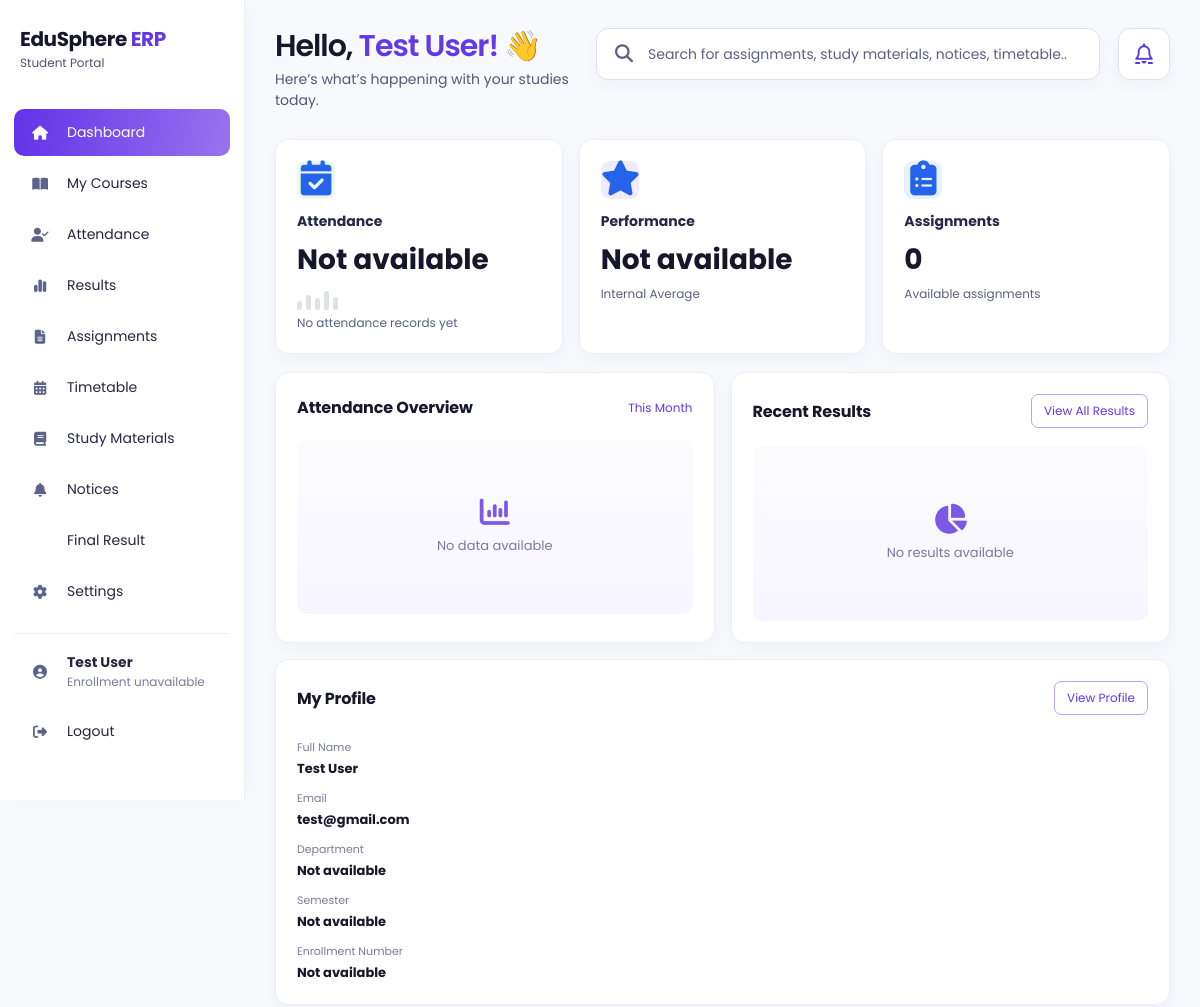
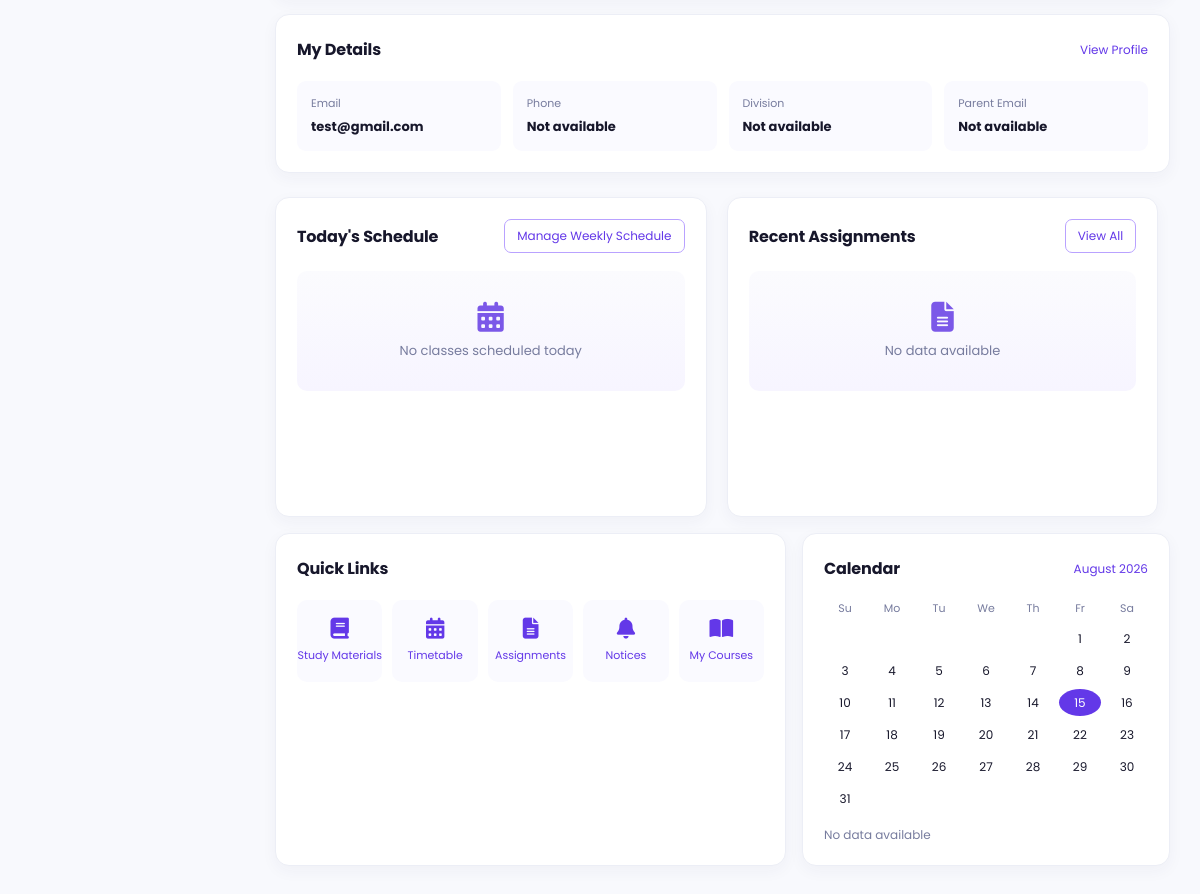
Screenshot of /student (signed in) with the database file from the repository (2 pictures, top to bottom).
### models/user.py (models this page shows, shortened)
class User(db.Model):
    __tablename__ = "users"
    id = db.Column(
        db.Integer,
        primary_key=True
    )
    full_name = db.Column(
        db.String(100),
        nullable=False
    )
    enrollment_no = db.Column(
        db.String(50),
        unique=True,
        nullable=True
    )
    employee_id = db.Column(
        db.String(50),
        unique=True,
        nullable=True
    )
    parent_id = db.Column(
        db.String(50),
        unique=True,
        nullable=True
    )
    admin_id = db.Column(
        db.String(50),
        unique=True,
        nullable=True
    )
    email = db.Column(
        db.String(120),
        unique=True,
        nullable=True
    )
    phone = db.Column(
        db.String(20),
        nullable=True
    )
    password = db.Column(
        db.String(200),
        nullable=False
    )
    role = db.Column(
        db.String(20),
        nullable=False
    )
    theme = db.Column(db.String(20), nullable=False, default="light", server_default="light")
    notifications_enabled = db.Column(db.Boolean, nullable=False, default=True, server_default="1")
    accent_color = db.Column(db.String(20), nullable=False, default="purple", server_default="purple")

### models/student.py (models this page shows)
class Student(db.Model):
    __tablename__ = "students"
    id = db.Column(
        db.Integer,
        primary_key=True
    )
    user_id = db.Column(
        db.Integer,
        db.ForeignKey("users.id"),
        nullable=False
    )
    roll_no = db.Column(
        db.String(20),
        unique=True,
        nullable=True
    )
    department = db.Column(
        db.String(50),
        nullable=True
    )
    semester = db.Column(
        db.Integer,
        nullable=True
    )
    division = db.Column(
        db.String(10),
        nullable=True
    )
    parent_email = db.Column(
        db.String(120),
        nullable=True
    )
    phone = db.Column(
        db.String(20),
        nullable=True
    )

### app.py (the view, shortened to what this page needs)
@app.route("/student")
def student():
    user, student_profile = get_current_student_profile()
    if not user:
        flash("Access denied!")
        return redirect(
            url_for("login")
        )
    assignment_query = AcademicMaterial.query.filter_by(
        material_type="Assignment",
        department=student_profile.department,
    )
    pending_assignment_count = assignment_query.count()
    today = datetime.today()
    today_schedule = get_student_schedule_for_day(user.id, today.weekday())
    available_subjects = get_department_subjects(student_profile.department)
    assignment_query = AcademicMaterial.query.filter_by(
        material_type="Assignment",
        department=student_profile.department,
    )
    if available_subjects:
        assignment_query = assignment_query.filter(
            AcademicMaterial.subject.in_(available_subjects)
        )
    recent_assignments = assignment_query.order_by(
        AcademicMaterial.uploaded_at.desc()
    ).limit(5).all()
    calendar_events = AcademicMaterial.query.filter_by(
        material_type="Academic Calendar",
        department=student_profile.department,
    ).order_by(AcademicMaterial.uploaded_at.desc()).all()
    unread_notification_count = StudentNotification.query.filter_by(
        student_user_id=user.id,
    ).filter(StudentNotification.read_at.is_(None)).count()
    today_lectures = WeeklySchedule.query.filter(
        WeeklySchedule.day_of_week == datetime.today().weekday(),
        WeeklySchedule.student_user_id == user.id,
        func.lower(func.trim(WeeklySchedule.teacher)) == user.full_name.strip().lower(),
    ).order_by(WeeklySchedule.start_time).all()
    internal_results = StudentResult.query.filter_by(student_user_id=user.id, is_internal=True).all()
    internal_percentages = []
    for result in internal_results:
        try:
            if result.out_of_marks and float(result.out_of_marks) > 0:
                internal_percentages.append(float(result.marks_grade) / float(result.out_of_marks) * 100)
        except (TypeError, ValueError):
            continue
    internal_average = round(sum(internal_percentages) / len(internal_percentages), 2) if internal_percentages else None
    recent_results = []
    return render_template(
        "student.html",
        current_user=user,
        student_profile=student_profile,
        pending_assignment_count=pending_assignment_count,
        attendance_percentage=None,
        overall_gpa=f"{internal_average}%" if internal_average is not None else None,
        attendance_overview=[],
        grades_overview=[],
        recent_results=recent_results,
        today_schedule=today_schedule,
        recent_assignments=recent_assignments,
        calendar_events=calendar_events,
        calendar_year=today.year,
        calendar_month=today.strftime("%B"),
        month_grid=calendar_module.monthcalendar(today.year, today.month),
        today_day=today.day,
        unread_notification_count=unread_notification_count,
        today_lectures=today_lectures,
        active_page="dashboard"
    )

### app.py (called while the page is built, shortened)
def get_current_student_profile():
    if session.get("role") != "Student" or "user_id" not in session:
        return None, None
    user = db.session.get(User, session["user_id"])
    if not user or user.role != "Student":
        session.clear()
        return None, None
    student_profile = Student.query.filter_by(user_id=user.id).first()
    if not student_profile:
        student_profile = Student(user_id=user.id)
        db.session.add(student_profile)
        db.session.commit()
    return user, student_profile

def get_department_subjects(department):
    if not department:
        return []

def get_student_schedule_for_day(user_id, day_of_week=None):
    if day_of_week is None:
        day_of_week = datetime.today().weekday()
    return WeeklySchedule.query.filter(
        WeeklySchedule.student_user_id == user_id,
        WeeklySchedule.day_of_week == day_of_week,
    ).order_by(WeeklySchedule.start_time).all()

### templates/student.html (shortened to what this page needs)
<!DOCTYPE html>
<html lang="en">
<head>
    <link rel="stylesheet" href="{{ url_for('static', filename='css/student.css') }}">
    <link rel="stylesheet" href="{{ url_for('static', filename='css/palette.css') }}">
    <link rel="stylesheet" href="https://cdnjs.cloudflare.com/ajax/libs/font-awesome/6.6.0/css/all.min.css">
</head>
<body class="theme-{{ current_user.theme or 'light' }} accent-{{ current_user.accent_color or 'purple' }}">
<div class="sidebar">
    <div class="logo"><h2>EduSphere <span>ERP</span></h2><small>Student Portal</small></div>
    <ul>
        <li class="active" onclick="window.location.href='{{ url_for('student') }}'"><i class="fa-solid fa-house"></i><span>Dashboard</span></li>
        <li onclick="window.location.href='{{ url_for('student_library') }}'"><i class="fa-solid fa-book-open"></i><span>My Courses</span></li>
        <li onclick="window.location.href='{{ url_for('student_attendance') }}'"><i class="fa-solid fa-user-check"></i><span>Attendance</span></li>
        <li onclick="window.location.href='{{ url_for('student_results') }}'"><i class="fa-solid fa-chart-simple"></i><span>Results</span></li>
        <li onclick="window.location.href='{{ url_for('student_assignments') }}'"><i class="fa-solid fa-file-lines"></i><span>Assignments</span></li>
        <li onclick="window.location.href='{{ url_for('student_timetable') }}'"><i class="fa-solid fa-calendar-days"></i><span>Timetable</span></li>
        <li onclick="window.location.href='{{ url_for('student_materials') }}'"><i class="fa-solid fa-book"></i><span>Study Materials</span></li>
        <li onclick="window.location.href='{{ url_for('student_notices') }}'"><i class="fa-solid fa-bell"></i><span>Notices</span></li>
        <li onclick="window.location.href='{{ url_for('student_settings') }}'"><i class="fa-solid fa-gear"></i><span>Settings</span></li>
        <li class="sidebar-profile" onclick="window.location.href='{{ url_for('student_profile') }}'"><i class="fa-solid fa-circle-user"></i><div class="sidebar-profile-details"><strong>{{ current_user.full_name }}</strong><small>{{ current_user.enrollment_no or 'Enrollment unavailable' }}</small></div></li>
        <li onclick="window.location.href='{{ url_for('logout') }}'"><i class="fa-solid fa-right-from-bracket"></i><span>Logout</span></li>
    </ul>
</div>
<main class="main">
    <div class="topbar"><div><h1>Hello, <span>{{ current_user.full_name }}!</span> 👋</h1><p>Here’s what’s happening with your studies today.</p></div><div class="topbar-actions"><div class="search" role="search"><i class="fa-solid fa-magnifying-glass" aria-hidden="true"></i><input type="search" aria-label="Search academic content" placeholder="Search for assignments, study materials, notices, timetable..." autocomplete="off"></div>{% if current_user.notifications_enabled %}<a class="notification" href="{{ url_for('student_notices') }}" aria-label="Notifications"><i class="fa-regular fa-bell" aria-hidden="true"></i>{% if unread_notification_count %}<span class="notification-badge">{{ unread_notification_count if unread_notification_count < 100 else '99+' }}</span>{% endif %}</a>{% endif %}</div></div>
    <div class="cards">
        <a class="card stat-card attendance-card" href="{{ url_for('student_attendance') }}" aria-label="Open Attendance section"><div class="card-icon"><i class="fa-solid fa-calendar-check"></i></div><h3>Attendance</h3><h1>{{ attendance_percentage ~ '%' if attendance_percentage is not none else 'Not available' }}</h1><div class="stat-indicator" aria-label="Attendance data unavailable"><span></span><span></span><span></span><span></span><span></span></div><p>{{ 'Current attendance' if attendance_percentage is not none else 'No attendance records yet' }}</p></a>
        <a class="card stat-card" href="{{ url_for('student_results') }}" aria-label="Open Results section"><div class="card-icon purple"><i class="fa-solid fa-star"></i></div><h3>Performance</h3><h1>{{ overall_gpa if overall_gpa is not none else 'Not available' }}</h1><p>Internal Average</p></a>
        <a class="card stat-card" href="{{ url_for('student_assignments') }}" aria-label="Open Assignments section"><div class="card-icon blue"><i class="fa-solid fa-clipboard-list"></i></div><h3>Assignments</h3><h1>{{ pending_assignment_count }}</h1><p>Available assignments</p></a>
    </div>
    <div class="dashboard-grid overview-grid">
        <section class="box overview"><div class="section-heading"><h3>Attendance Overview</h3><span>This Month</span></div>{% if attendance_overview %}<div class="overview-chart" aria-label="Attendance chart">{% for point in attendance_overview %}<div class="chart-column"><span style="height: {{ point.percentage }}%" title="{{ point.label }}: {{ point.percentage }}%"></span><small>{{ point.label }}</small></div>{% endfor %}</div>{% else %}<div class="overview-placeholder"><i class="fa-solid fa-chart-column"></i><p>No data available</p></div>{% endif %}</section>
        <section class="box overview recent-results-card"><div class="section-heading"><h3>Recent Results</h3><a class="profile-button" href="{{ url_for('student_results') }}">View All Results</a></div>{% if recent_results %}<div class="recent-results-list" aria-label="Recent exam results">{% for result in recent_results %}<div class="recent-result-item"><div><strong>{{ result.subject }}</strong><small>{{ result.exam }}</small></div><div><span>{{ result.marks }} / {{ result.out_of_marks|int if result.out_of_marks == result.out_of_marks|int else result.out_of_marks }}</span><small>{% if result.percentage is not none %}{{ result.percentage }}%{% else %}Not available{% endif %}</small></div></div>{% endfor %}</div>{% else %}<div class="overview-placeholder"><i class="fa-solid fa-chart-pie"></i><p>No results available</p></div>{% endif %}</section>
        <section class="box profile-summary"><div class="section-heading"><h3>My Profile</h3><a class="profile-button" href="{{ url_for('student_profile') }}">View Profile</a></div><div class="profile-summary-details"><div><small>Full Name</small><strong>{{ current_user.full_name }}</strong></div><div><small>Email</small><strong>{{ current_user.email or 'Not available' }}</strong></div><div><small>Department</small><strong>{{ student_profile.department or 'Not available' }}</strong></div><div><small>Semester</small><strong>{{ student_profile.semester or 'Not available' }}</strong></div><div><small>Enrollment Number</small><strong>{{ current_user.enrollment_no or 'Not available' }}</strong></div></div></section>
    </div>
    <section class="box details"><div class="section-heading"><h3>My Details</h3><a href="{{ url_for('student_profile') }}">View Profile</a></div><div class="detail-grid"><div><small>Email</small><strong>{{ current_user.email or 'Not available' }}</strong></div><div><small>Phone</small><strong>{{ student_profile.phone or current_user.phone or 'Not available' }}</strong></div><div><small>Division</small><strong>{{ student_profile.division or 'Not available' }}</strong></div><div><small>Parent Email</small><strong>{{ student_profile.parent_email or 'Not available' }}</strong></div></div></section>
    <section class="box schedule-box"><div class="section-heading"><h3>Today's Schedule</h3><a class="profile-button" href="{{ url_for('student_timetable') }}">Manage Weekly Schedule</a></div>{% if today_schedule %}<div class="schedule-list">{% for item in today_schedule %}<div class="schedule-item"><strong>{{ item.start_time }} – {{ item.end_time }}</strong><span>{{ item.subject }}</span><small>{% if item.room %}{{ item.room }}{% endif %}{% if item.teacher %}{% if item.room %} · {% endif %}{{ item.teacher }}{% endif %}{% if item.class_type %}{% if item.room or item.teacher %} · {% endif %}{{ item.class_type }}{% endif %}</small></div>{% endfor %}</div>{% else %}<div class="overview-placeholder schedule-empty"><i class="fa-solid fa-calendar-days"></i><p>No classes scheduled today</p></div>{% endif %}</section>
    <section class="box assignments-box"><div class="section-heading"><h3>Recent Assignments</h3><a class="profile-button" href="{{ url_for('student_assignments') }}">View All</a></div>{% if recent_assignments %}<div class="assignment-list">{% for assignment in recent_assignments %}<div class="assignment-item"><div><strong>{{ assignment.title }}</strong><small>{{ assignment.subject or 'Subject not available' }}</small></div><div><small>Due date</small><span>Not available</span></div><div><small>Status</small><span>Not available</span></div></div>{% endfor %}</div>{% else %}<div class="overview-placeholder assignment-empty"><i class="fa-solid fa-file-lines"></i><p>No data available</p></div>{% endif %}</section>
    <div class="dashboard-grid links-calendar-grid"><section class="box quick-links"><div class="section-heading"><h3>Quick Links</h3></div><div class="quick-link-grid"><a href="{{ url_for('student_materials') }}"><i class="fa-solid fa-book"></i><span>Study Materials</span></a><a href="{{ url_for('student_timetable') }}"><i class="fa-solid fa-calendar-days"></i><span>Timetable</span></a><a href="{{ url_for('student_assignments') }}"><i class="fa-solid fa-file-lines"></i><span>Assignments</span></a><a href="{{ url_for('student_notices') }}"><i class="fa-solid fa-bell"></i><span>Notices</span></a><a href="{{ url_for('student_library') }}"><i class="fa-solid fa-book-open"></i><span>My Courses</span></a></div></section><section class="box calendar-widget"><div class="section-heading"><h3>Calendar</h3><span>{{ calendar_month }} {{ calendar_year }}</span></div><div class="calendar-weekdays">{% for day in ['Su','Mo','Tu','We','Th','Fr','Sa'] %}<span>{{ day }}</span>{% endfor %}</div><div class="calendar-grid">{% for week in month_grid %}{% for day in week %}<span class="{% if day == 0 %}muted{% endif %}{% if day == today_day %} today{% endif %}">{{ day if day else '' }}</span>{% endfor %}{% endfor %}</div>{% if calendar_events %}<div class="calendar-events"><strong>Academic Calendar</strong>{% for event in calendar_events[:3] %}<span>{{ event.title }} · {{ event.uploaded_at.strftime('%d %b') }}</span>{% endfor %}</div>{% else %}<p class="calendar-empty">No data available</p>{% endif %}</section></div>
</main>
</body>
</html>

### static/css/palette.css (style rules this page uses)
:root { --primary: #2563eb; --primary-dark: #1e3a8a; --accent: #6338e8; --surface: #ffffff; --page-background: #f4f7fc; --text: #17172b; --muted-text: #666666; }

### rows the page displays
User: full_name "Test User", enrollment_no "Enrollment unavailable", email "test@gmail.com", enrollment_no "Not available"
Student: department "Not available", semester "Not available", phone.phone "Not available", division "Not available", parent_email "Not available"

### other values shown
{{ overall_gpa if overall_gpa is not none else 'Not available' }} "Not available"
{{ pending_assignment_count }} "0"
{{ day }} "Su" "Mo" "Tu" "We" "Th" "Fr" "Sa"
{{ day if day else '' }} "1" "2" "3" "4" "5" "6" "7" "8" "9" "10" "11" "12" "13" "14" "15" "16" "17" "18" "19" "20" "21" "22" "23" "24" "25" "26" "27" "28" "29" "30" "31"
